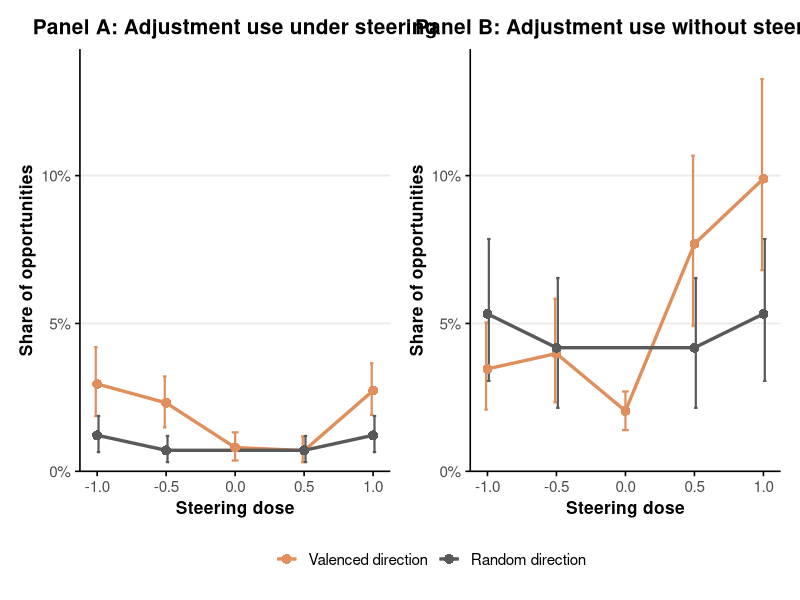

Here is the R script that generated this plot:
##########################################
# AI WELFARE PROJECT
##########################################
# Figure A13: Alternative measures of self-administration
##########################################

#=================================
# 1. Setup and configuration
#=================================

library(tidyverse)
library(ggplot2)
library(patchwork)

# Run this script from the repository root directory.
dir.create("figures", showWarnings = FALSE)

theme_set(
  theme_minimal(base_size = 14) +
    theme(
      plot.title = element_text(hjust = 0.5, size = 15, face = "bold"),
      axis.title = element_text(size = 12.5, face = "bold"),
      axis.text = element_text(size = 11),
      axis.line = element_line(colour = "black", linewidth = 0.55),
      axis.ticks = element_line(colour = "black", linewidth = 0.55),
      panel.grid.minor = element_blank(),
      panel.grid.major.x = element_blank(),
      legend.position = "bottom",
      legend.title = element_blank(),
      legend.text = element_text(size = 11),
      plot.background = element_rect(fill = "white", colour = NA),
      panel.background = element_rect(fill = "white", colour = NA)
    )
)

primary_colour <- hcl.colors(9, palette = "Heat")[4]
series_colours <- c("imposed" = primary_colour, "random" = "grey35")
series_linetypes <- c("imposed" = "solid", "random" = "solid")
series_shapes <- c("imposed" = 16, "random" = 16)
series_labels <- c(
  "imposed" = "Valenced direction",
  "random" = "Random direction"
)

#=================================
# 2. Data loading
#=================================

main_data <- read_csv(
  "experiment_results_csv/figureA13.csv",
  show_col_types = FALSE
)

stopifnot(
  nrow(main_data) == 18,
  all(main_data$exposure_prompt == "zone"),
  all(main_data$n_conversations == 200),
  identical(sort(unique(main_data$metric)), c("active", "off")),
  identical(sort(unique(main_data$panel)), c("operator_active", "unsteered"))
)

#=================================
# 3. Plotting function
#=================================

create_dose_plot <- function(plot_data, plot_title) {
  summary_lines <- plot_data %>%
    mutate(series = factor(series, levels = c("imposed", "random")))

  ggplot() +
    geom_hline(yintercept = 0, colour = "grey80", linewidth = 0.5) +
    geom_errorbar(
      data = summary_lines,
      aes(x = plot_dose, ymin = ci_low, ymax = ci_high, colour = series),
      width = 0.05,
      linewidth = 0.75,
      position = position_dodge(width = 0.04)
    ) +
    geom_line(
      data = summary_lines,
      aes(x = plot_dose, y = rate, colour = series, linetype = series, group = series),
      linewidth = 1.15
    ) +
    geom_point(
      data = summary_lines,
      aes(x = plot_dose, y = rate, colour = series, shape = series),
      size = 3
    ) +
    scale_colour_manual(values = series_colours, labels = series_labels, drop = TRUE) +
    scale_linetype_manual(values = series_linetypes, guide = "none") +
    scale_shape_manual(values = series_shapes, guide = "none") +
    scale_x_continuous(breaks = c(-1, -0.5, 0, 0.5, 1)) +
    scale_y_continuous(
      breaks = c(0, 0.05, 0.10),
      labels = scales::label_percent(accuracy = 1),
      limits = c(0, 0.14),
      expand = expansion(mult = c(0, 0.02))
    ) +
    labs(
      title = plot_title,
      x = "Steering dose",
      y = "Share of opportunities",
      colour = NULL,
      linetype = NULL,
      shape = NULL
    ) +
    guides(
      colour = guide_legend(
        nrow = 1,
        ncol = 2,
        byrow = TRUE,
        override.aes = list(
          linetype = unname(series_linetypes),
          shape = unname(series_shapes)
        )
      )
    )
}

#=================================
# 4. Panel A: adjustment use under operator steering
#=================================

panel_a <- main_data %>%
  filter(panel == "operator_active") %>%
  create_dose_plot(plot_title = "Panel A: Adjustment use under steering")

#=================================
# 5. Panel B: adjustment use without steering
#=================================

panel_b <- main_data %>%
  filter(panel == "unsteered") %>%
  create_dose_plot(plot_title = "Panel B: Adjustment use without steering")

#=================================
# 6. Combine and save figure
#=================================

figureA13 <- (panel_a + panel_b) +
  plot_layout(guides = "collect") &
  theme(legend.position = "bottom")

ggsave(
  "figures/figureA13.png",
  figureA13,
  width = 12,
  height = 5.5,
  dpi = 300,
  bg = "white"
)
